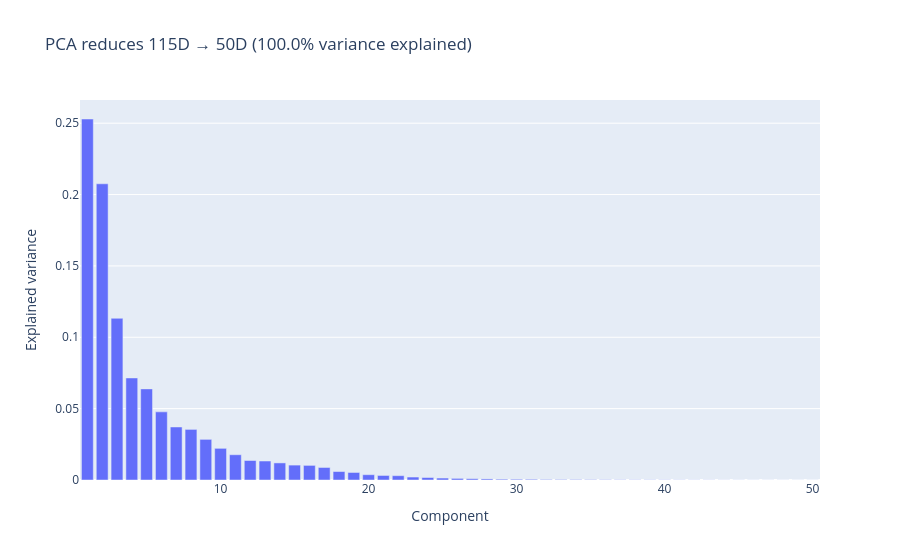

Here is the notebook cell this chart was saved with:
### Code cell
if RUN_KAIRO:
    kairo_pca = timed("pca fit", "kairo", lambda: kairo.compute_pca(kairo_std, num_components=COMPONENTS))

pca = timed("pca fit", "fast", lambda: fast_compute_pca(std_features, COMPONENTS))

if RUN_KAIRO:
    gap = np.abs(pca.explained_variance_ratio_ - kairo_pca.explained_variance_ratio_).max()
    CHECKS["pca fit"] = f"explained variances, largest gap {gap:.1e}"

pca_plot = kairo.plot_pca_variances(pca)
pca_plot.show()

### Figure 1 — Plotly figure (JSON) as saved in the notebook; plotly's stock layout.template omitted (floating-point values rounded to 4 significant figures)
{"data": [{"hovertemplate": "Component=%{x}<br>Explained variance=%{y}<extra></extra>", "legendgroup": "", "marker": {"color": "#636efa", "pattern": {"shape": ""}}, "name": "", "orientation": "v", "showlegend": false, "textposition": "auto", "type": "bar", "x": [1, 2, 3, 4, 5, 6, 7, 8, 9, 10, 11, 12, 13, 14, 15, 16, 17, 18, 19, 20, 21, 22, 23, 24, 25, 26, 27, 28, 29, 30, 31, 32, 33, 34, 35, 36, 37, 38, 39, 40, 41, 42, 43, 44, 45, 46, 47, 48, 49, 50], "xaxis": "x", "y": [0.2529, 0.2075, 0.1133, 0.0715, 0.06384, 0.04774, 0.03716, 0.03546, 0.02847, 0.02218, 0.0177, 0.01366, 0.0133, 0.01197, 0.01044, 0.01024, 0.008781, 0.005935, 0.005271, 0.00371, 0.003184, 0.003026, 0.002073, 0.001745, 0.001358, 0.001122, 0.0009133, 0.0007492, 0.0005503, 0.0005223, 0.0004902, 0.0003651, 0.0003384, 0.0003122, 0.0002514, 0.0002095, 0.0001736, 0.0001568, 0.0001474, 0.0001402, 0.0001156, 9.775e-05, 8.962e-05, 6.854e-05, 6.225e-05, 4.779e-05, 4.378e-05, 3.92e-05, 3.64e-05, 3.28e-05], "yaxis": "y"}], "layout": {"barmode": "relative", "legend": {"tracegroupgap": 0}, "title": {"text": "PCA reduces 115D → 50D (100.0% variance explained)"}, "xaxis": {"anchor": "y", "domain": [0, 1], "title": {"text": "Component"}}, "yaxis": {"anchor": "x", "domain": [0, 1], "title": {"text": "Explained variance"}}}}
